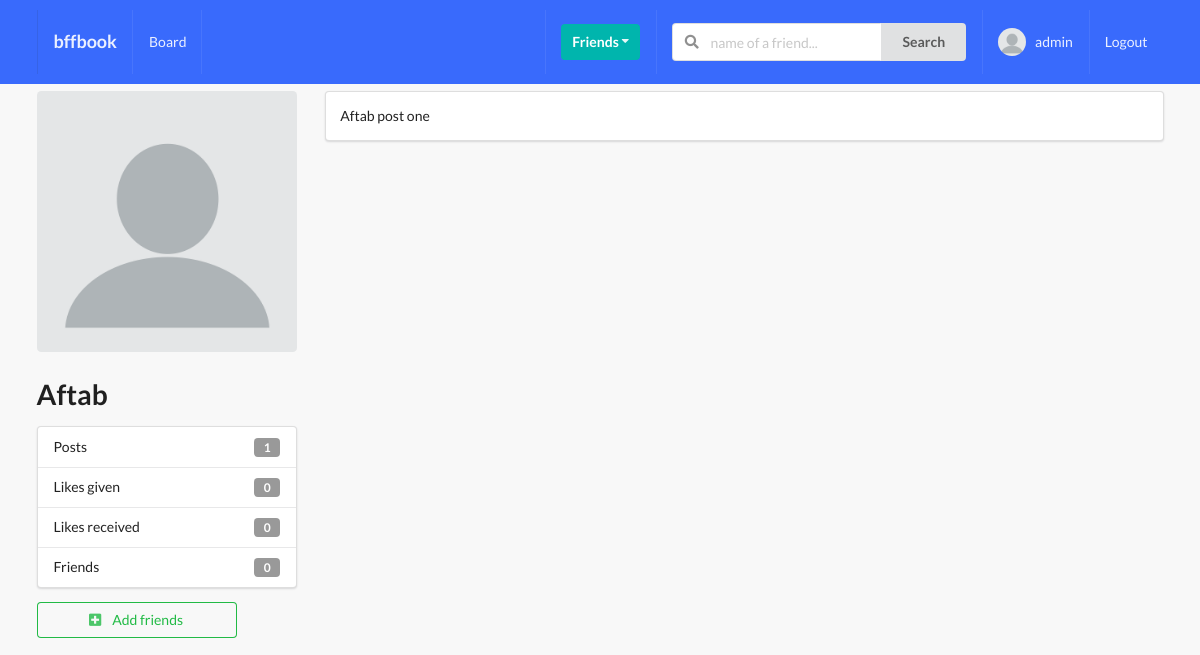
Screenshot of /profiles/Aftab/ (signed in) with the database file from the repository.
### profiles/models.py (models this page shows, shortened)
class Profile(models.Model):
    first_name = models.CharField(max_length=200, blank=True)
    last_name = models.CharField(max_length=200, blank=True)
    user = models.OneToOneField(User, on_delete=models.CASCADE)
    bio = models.TextField(default="No bio...", max_length=300)
    email = models.EmailField(blank=True)
    country = models.CharField(max_length=200, blank=True)
    avatar = models.ImageField(default="avatar.png", upload_to="avatars/")
    friends = models.ManyToManyField(User, related_name="friends", blank=True)
    slug = models.SlugField(unique=True, blank=True)
    created = models.DateTimeField(auto_now_add=True)
    updated = models.DateTimeField(auto_now=True)
    objects = ProfileManager()
    def get_friends_no(self):
        return self.friends.all().count()
    def get_posts_no(self):
        return self.posts.all().count()
    def get_all_authors_posts(self):
        return self.posts.all()
    def get_likes_given_no(self):
        likes = self.like_set.all()
        total_liked = 0
        for like in likes:
            if like.value == "Like":
                total_liked += 1
        return total_liked
    def get_likes_recieved_no(self):
        posts = self.posts.all()
        total_liked = 0
        for item in posts:
            total_liked += item.liked.all().count()
        return total_liked
    __initial_first_name = None
    __initial_last_name = None
    def __init__(self, *args, **kwargs):
        super().__init__(*args, **kwargs)
        self.__initial_first_name = self.first_name
        self.__initial_last_name = self.last_name

### posts/models.py (models this page shows, shortened)
class Post(models.Model):
    content = models.TextField()
    image = models.ImageField(
        upload_to="posts/",
        validators=[FileExtensionValidator(["png", "jpg", "jpeg"])],
        blank=True,
    )
    liked = models.ManyToManyField(Profile, related_name="likes", blank=True)
    updated = models.DateTimeField(auto_now=True)
    created = models.DateTimeField(auto_now_add=True)
    author = models.ForeignKey(Profile, related_name="posts", on_delete=models.CASCADE)
    class Meta:
        ordering = ("-created",)

### profiles/views.py (the view)
# urls.py: path("<slug>/", ProfileDetailView.as_view(), name="profile-detail-view"),
class ProfileDetailView(LoginRequiredMixin, DetailView):
    model = Profile
    template_name = "profiles/profile_detail.html"
    def get_object(self):
        slug = self.kwargs["slug"]
        proifle = Profile.objects.get(slug=slug)
        return proifle
    def get_context_data(self, **kwargs):
        context = super().get_context_data(**kwargs)
        user = User.objects.get(username__iexact=self.request.user)
        profile = Profile.objects.get(user=user)
        rel_r = Relationship.objects.filter(sender=profile)
        rel_s = Relationship.objects.filter(reciever=profile)
        rel_reciver = []
        rel_sender = []
        for item in rel_r:
            rel_reciver.append(item.reciever.user)
        for item in rel_s:
            rel_sender.append(item.sender.user)
        context["rel_reciver"] = rel_reciver
        context["rel_sender"] = rel_sender
        context["posts"] = self.get_object().get_all_authors_posts()
        context["len_posts"] = (
            True if len(self.get_object().get_all_authors_posts()) > 0 else False
        )
        return context

### profiles/context_processors.py (called while the page is built)
def profile_pic(request):
    if request.user.is_authenticated:
        profile_obj = Profile.objects.get(user=request.user)
        pic = profile_obj.avatar
        return {"picture": pic}
    return {}

def invitations_recieved_no(request):
    if request.user.is_authenticated:
        profile_obj = Profile.objects.get(user=request.user)
        qs_count = Relationship.objects.invitations_recieved(profile_obj).count()
        return {"invites_num": qs_count}
    return {}

### profiles/models.py (called while the page is built)
    def invitations_recieved(self, reciever):
        qs = Relationship.objects.filter(reciever=reciever, status="send")
        return qs

### profiles/templates/profiles/profile_detail.html (shortened to what this page needs)
{% extends 'base.html' %}
{% block content %}
<div class="ui grid">
    <br>
    <div class="row">
        <div class="four wide column">
            <img class="ui medium rounded image" src={{object.avatar.url}}>
            <h1>{{object.user}}</h1>
            <div class="ui vertical fluid menu">
                <div class="item">
                    Posts
                    <div class="ui label">{{ object.get_posts_no }}</div>
                </div>
                <div class="item">
                    Likes given
                    <div class="ui label">{{ object.get_likes_given_no }}</div>
                </div>
                <div class="item">
                    Likes received
                    <div class="ui label">{{ object.get_likes_recieved_no }}</div>
                </div>
                <div class="item">
                    Friends
                    <div class="ui label">{{ object.get_friends_no }}</div>
                </div>
            </div>
            {% if object.user not in rel_reciver and object.user not in rel_sender %}
                <form action={% url 'profiles:send-invite-view' %} method="POST">
                    <button class='ui positive basic button mb-5 w-big' type="submit">
                        <i class='plus square icon'></i>
                        Add friends
                    </button>
                </form>
            {% endif %}
        </div>
        <div class="twelve wide column">
            {% if len_posts %}
                {% for post in posts %}
                    <div class="segment ui fluid">
                        {{post.content}}
                    </div>
                {% endfor %}
            {% else %}
                <h1>No posts of this user ...</h1>
            {% endif %}
        </div>
    </div>
</div>
{% endblock content %}

### templates/main/navbar.html (shortened to what this page needs)
{% url 'home-view' as path_to_home %}
{% url 'posts:main-post-view' as path_to_posts %}
{% url 'profiles:my-profile-view' as path_to_my_profile %}
<div class="ui inverted menu nav mb-7">
  <div class="ui container">
    <a href="{{path_to_home}}" class="{% if request.path == path_to_home %}active{% endif %} item">
        <h3>bffbook</h3>
    </a>
    {% if request.user.is_authenticated %}
    <a href="{{path_to_posts}}" class="{% if request.path == path_to_posts %}active{% endif %} item">
        Board
    </a>
    {% endif %}
    <div class="right menu">
        {% if request.user.is_authenticated %}
        <div class="item">
            <div class="ui floating dropdown icon button teal"> Friends
                <i class="dropdown icon"></i>
             </div>
        </div>
             <div class="item">
              <form action="" method="GET">
                <div class="ui action left icon input">
                <input class="prompt" type="text" name='q' placeholder="name of a friend...">
                <button type='submit' class="ui button">Search</button>
                </div>
            </form>
            </div>
            <a href="{{path_to_my_profile}}" class="{% if request.path == path_to_my_profile %}active{% endif %} item">
                <img src={{picture.url}} class="ui avatar image">&nbsp;
                 {{ request.user }}
            </a>
            <a href={% url 'account_logout' %} class="ui item">
                Logout
            </a>
        {% else %}
        <a href={% url 'account_login' %} class="ui item">
                Login
            </a>
        {% endif %}
    </div>
  </div>
</div>

### static_project/style.css (style rules this page uses)
body { background: #F8F8F8 !important; }
.nav { border-radius: 0px !important; padding: 10px 0 10px 0 !important; background-color: #396afc !important; }
.mb-7 { margin-bottom: 7px !important; }
.mb-5 { margin-bottom: 5px !important; }
.w-big { width: 200px !important; }

### rows the page displays
Profile: avatar (placeholder picture), user "Aftab", get_posts_no "1", get_likes_given_no "0", get_likes_recieved_no "0", get_friends_no "0"
Post: content "Aftab post one"

### other values shown
{{ request.user }} "admin"
